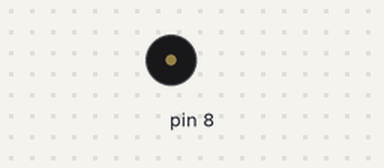
This sketch was run on a simulated Arduino Uno, built with avr-gcc and run on an emulated ATmega328P. Parts: buzzer (waves = sounding).

Above: at 0.1 s.
Timing chart, 0 to 40.0 s (numbered marks = the images above):
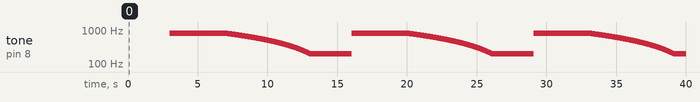

The sketch:

ToneA1.ino
```cpp
void setup() {
  // put your setup code here, to run once:
  pinMode(8,OUTPUT);
}

void loop() {
  // put your main code here, to run repeatedly:
  for(int i=200;i<800;i++)
   {
      tone(8,i);
      delay(5);
   }
   delay(4000);
   for(int i=800;i>=200;i--)
   {
      tone(8,i);
      delay(10);
    }
}
```

Measured:
- by itself, tone on pin 8: plays 799 Hz for 4.0 s, 800 Hz for 0.01 s, 799 Hz for 0.01 s, 798 Hz for 0.01 s, 797 Hz for 0.01 s, 796 Hz for 0.01 s … (1806 notes in this stretch)
